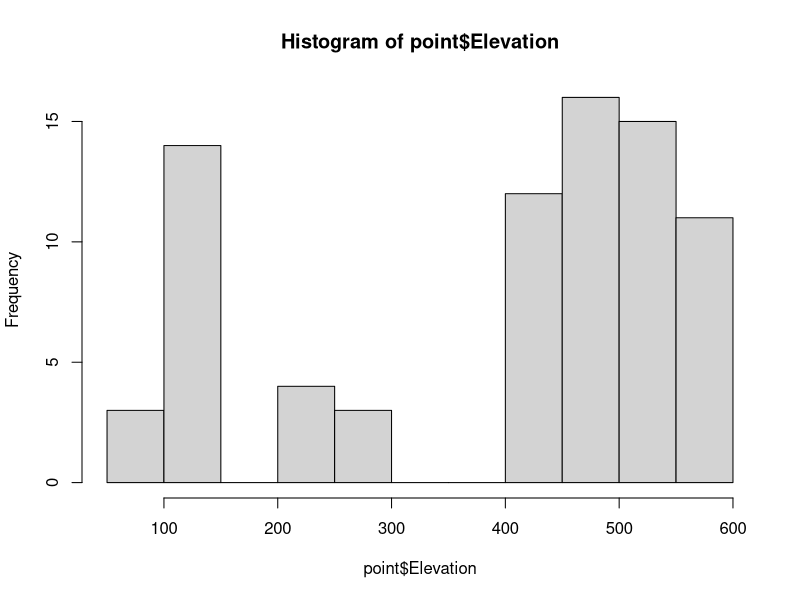
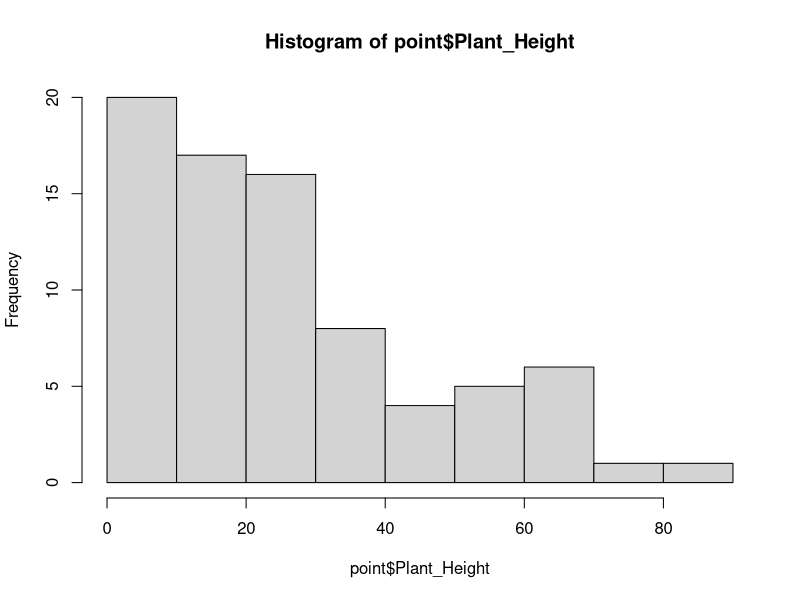
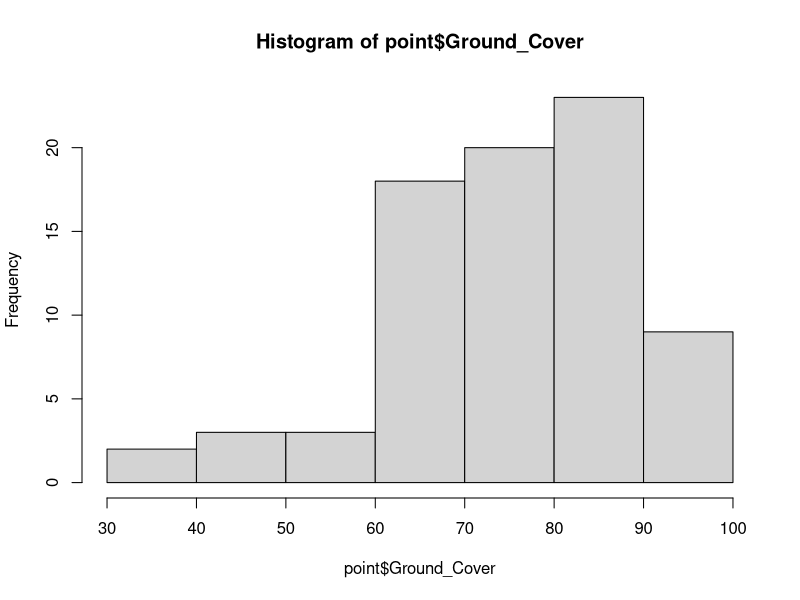
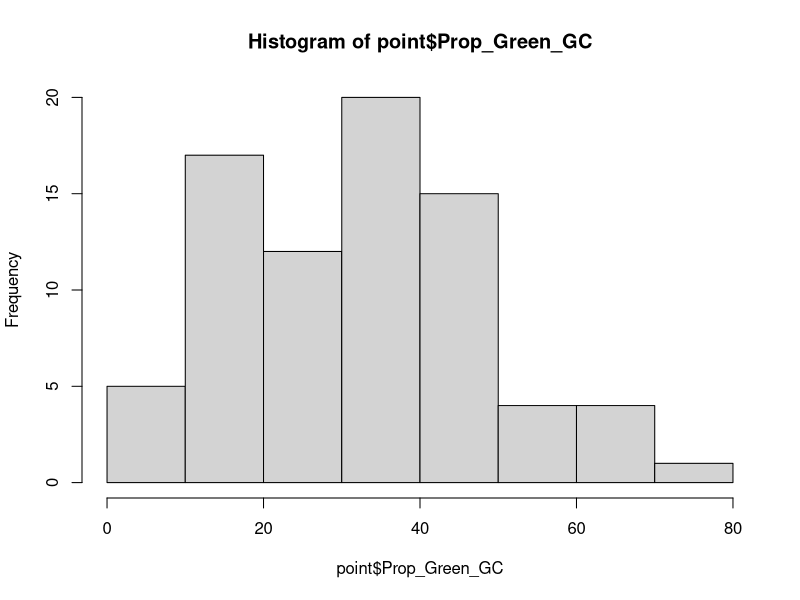
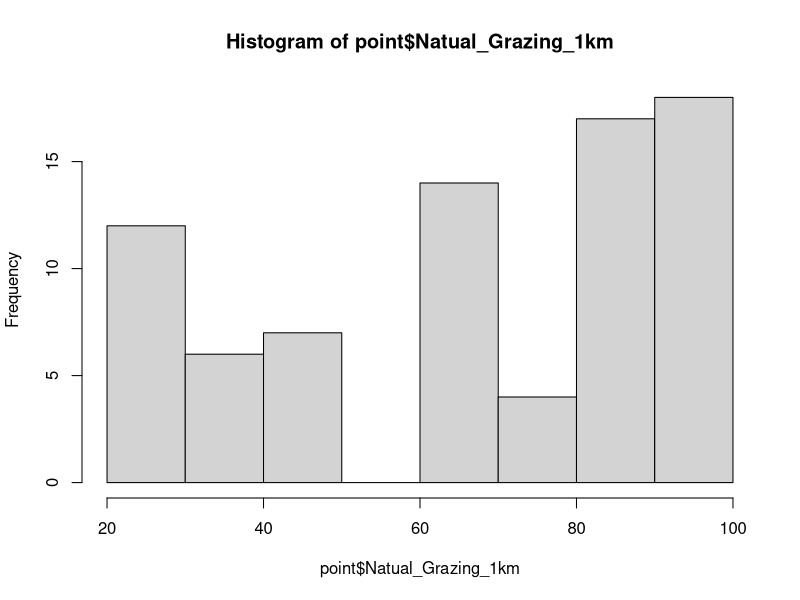
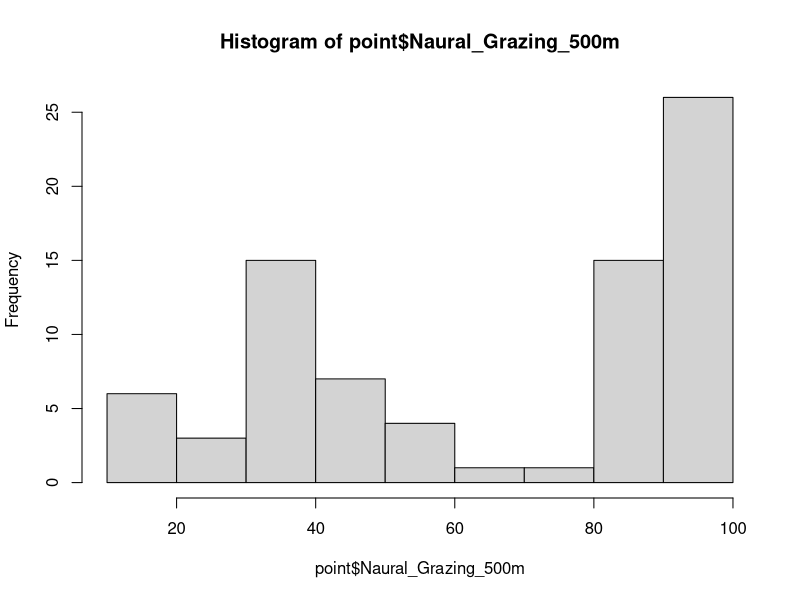
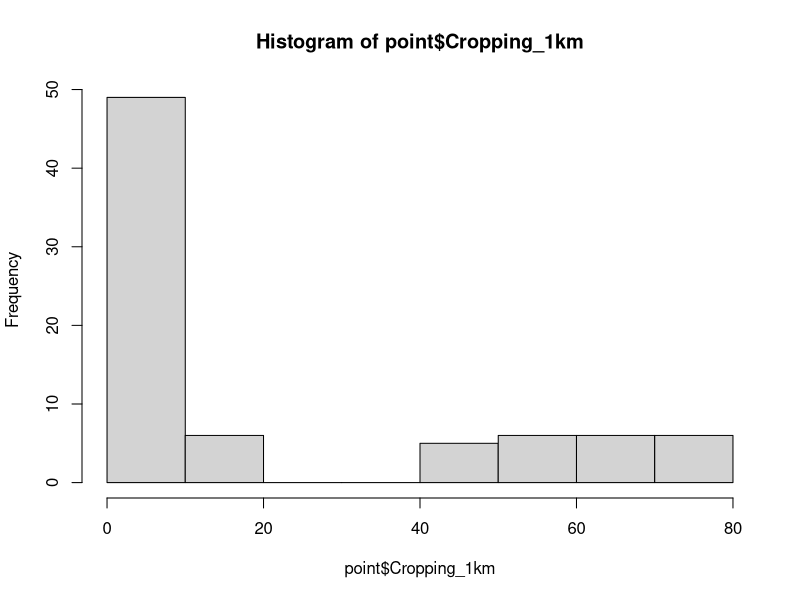
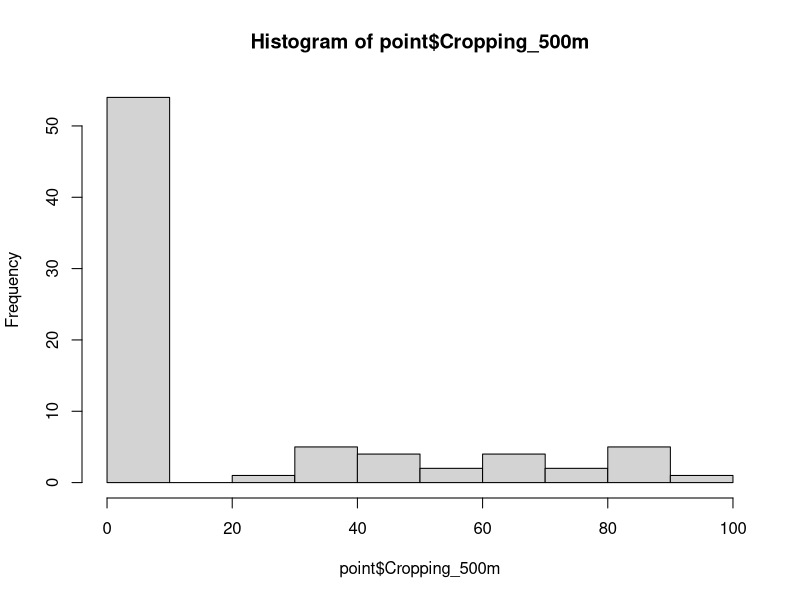

The R script that drew these images, in order:

options(scipen = 999) #prevents r from automatically displaying large numbers with scientific notation

#Author: Rhiannon Bird
#Written under version R 4.5.1

#This script contains the data prepping, exploration and manipulation before moving into actual analysis

library("dplyr")
library('vegan')
library("corrplot")
library("tidyr")
library("tibble")


#Data----
point <- read.csv("00. Data/Point.csv")
head(point);dim(point)

property <- read.csv("00. Data/Property.csv")
head(property);dim(property)

morpho <- read.csv("00. Data/Morpho.csv")
head(morpho);dim(morpho)

obs <- read.csv("00. Data/Obs.csv")
head(obs);dim(obs)

#Data cleaning----

##Remove unneeded columns----

summary(point)
head(point);dim(point)
point <- point[,-c(21:23)]
point <- point[,-which(names(point) =="ImageJ_Min")]
point <- point[,-which(names(point) =="ImageJ_Max")]
point <- point[,-which(names(point) =="ImageJ_Min.1")]
point <- point[,-which(names(point) =="ImageJ_Max.1")]
point <- point[-79,]
colnames(point) [3] <- "Elevation"


summary(property)
head(property);dim(property)
property <- property[,-c(12:16)]


summary(morpho)
head(morpho);dim(morpho)
morpho <- morpho[,-which(names(morpho) =="Duplicates")]
colnames(morpho) [13] <- "Hunting_Style"


summary(obs)
head(obs);dim(obs)
obs <- obs[,-which(names(obs) =="Notes")]


##Checking enviro variables----

head(point);dim(point)
hist(point$Elevation)
hist(point$Plant_Height)
hist(point$Ground_Cover)
hist(point$Prop_Green_GC)
hist(point$Natual_Grazing_1km)
hist(point$Naural_Grazing_500m)

hist(point$Cropping_1km)
table(point$Cropping_1km) #histogram makes it look like not much variation with lots of 0 but there are a lot of values here so I think there's still enough variation
hist(point$Cropping_500m)
table(point$Cropping_500m) #whereas this one is almost half 0's, we'll leave it if its correlated with 1km crops then we'll pick that one becuase it has more variation
hist(point$X500m.Simspson)
table(point$X500m.Simspson) #lots of variation

table(point$Weed_Estimate)
table(point$Dominant_Herb_Weed)
table(point$Dominat_Grass)
table(point$Grass_Status)
table(point$X500m.Dominant.Landscape.Class)


head(property)
table(property$Day_Sampled)
table(property$Land_Use)
table(property$If_Graze_Animal.)

colnames(property) [6] <- "Graze_Animal"


##Checking functional traits----

head(morpho);dim(morpho)

table(morpho$Order)
table(morpho$ID_Level)
table(morpho$Trophic)

table(morpho$Hunting_Style)
morpho$Hunting_Style[is.na(morpho$Hunting_Style)] <- "Non-Predator"

table(morpho$Size)
morpho$Size[is.na(morpho$Size)] <- "No_Size"

#Correlation----

head(point)
head(property)

cordata <- point

cordata <- merge(cordata,property, by = "Property")

head(cordata);dim(cordata)

cordata <- cordata %>% dplyr::select(Elevation, Plant_Height, Ground_Cover,Prop_Green_GC,Weed_Estimate,Dominant_Herb_Weed,Dominat_Grass,Natual_Grazing_1km,Cropping_1km,Naural_Grazing_500m,Cropping_500m,X500m.Simspson,X500m.Dominant.Landscape.Class,Day_Sampled)

str(cordata)

cordata$Weed_Estimate <- as.factor(cordata$Weed_Estimate)
levels(cordata$Weed_Estimate) #already in the right order
cordata$Weed_Estimate <- as.numeric(cordata$Weed_Estimate)

cordata$Dominant_Herb_Weed <- as.factor(cordata$Dominant_Herb_Weed)
cordata$Dominant_Herb_Weed <- as.numeric(cordata$Dominant_Herb_Weed)

cordata$Dominat_Grass <- as.factor(cordata$Dominat_Grass)
cordata$Dominat_Grass <- as.numeric(cordata$Dominat_Grass)


cordata$X500m.Dominant.Landscape.Class <- as.factor(
  cordata$X500m.Dominant.Landscape.Class)
cordata$X500m.Dominant.Landscape.Class <- as.numeric(
  cordata$X500m.Dominant.Landscape.Class)


str(cordata) #confirmed no character columns left

cor <- cor(cordata,method = "spearman")

colnames(cor) <- c("Elevation", "Height", "Ground Cover","Green Ground Cover","Weed Cover","Dom Herb Weed","Dom Grass","Grazing 1km","Crops 1km","Grazing 500m","Crops 500m","Simpson","Dom Landscape Class", "Day Sampled")
rownames(cor) <- c("Elevation", "Height", "Ground Cover","Green Ground Cover","Weed Cover","Dom Herb Weed","Dom Grass","Grazing 1km","Crops 1km","Grazing 500m","Crops 500m","Simpson","Dom Landscape Class", "Day Sampled")

dev.new(height=8,width=8,dpi=80,pointsize=14,noRStudioGD = T)
corrplot::corrplot(cor,method="color",  
                   type="upper",addCoef.col = 'black',number.cex = 0.6)

head(cor)

#removed due to correlation Simpson landscape, grazing 500m and crops 1km

#Merging data bases----

head(point)
head(property)

variables <- point

variables <- merge(variables,property, by = "Property")

head(variables);dim(variables)

variables <- variables %>% dplyr::select(-Grass_Status,-Cropping_1km,-Naural_Grazing_500m,-X500m.Simspson,-Sample_Date,-Julian_date,-Land_Use,-Graze_Animal,-Land_for_Wildlife,-Chemical.,-Slash.,-Burning.,-Rain_Week_Before_mm)
head(variables);dim(variables)

variables$Weed_Estimate <- as.factor(variables$Weed_Estimate)
levels(variables$Weed_Estimate)

head(obs)
#total observations = 1127

invert <- data.frame(Point = obs$Point,Morphospecies = obs$Morphospecies)
head(invert)

invert <- merge(invert,morpho,by = "Morphospecies")
head(invert);dim(invert)


#Prep for taxonomic Modelling----


TaxModel <- data.frame(Point = variables$Point)
head(TaxModel);dim(TaxModel)

##Species Richness----

richness <- aggregate(Morphospecies ~ Point, data = invert, FUN = function(x) length(unique(x)))
dim(richness) #only 1 point with 0 species 

TaxModel <- merge(TaxModel,richness,by = "Point",,all.x = T)
head(TaxModel);dim(TaxModel)

colnames(TaxModel)[2] <- "Species_Rich"
head(TaxModel);dim(TaxModel)

min(TaxModel$Species_Rich,na.rm=T)
max(TaxModel$Species_Rich,na.rm=T)

TaxModel$Species_Rich[is.na(TaxModel$Species_Rich)] <- 0

##Diversity (Inverse Simpson's diversity index)----

#diversity(table(x), index = "invsimpson")
#table (x) makes a table of species counts which is used to calculate diversity

diversity <- aggregate(Morphospecies ~ Point, data = invert, FUN = function(x) diversity(table(x), index = "invsimpson"))
dim(diversity)

TaxModel <- merge(TaxModel,diversity,by = "Point",all.x = T)
head(TaxModel);dim(TaxModel)
colnames(TaxModel)[3] <- "Diversity"
head(TaxModel);dim(TaxModel)

min(TaxModel$Diversity,na.rm=T)
max(TaxModel$Diversity,na.rm=T)

TaxModel$Diversity[is.na(TaxModel$Diversity)] <- 0


#add variables

TaxModel <- merge(TaxModel,variables,by = "Point",all.x = T)
head(TaxModel);dim(TaxModel)


#Setting up for RLQ Analysis----
